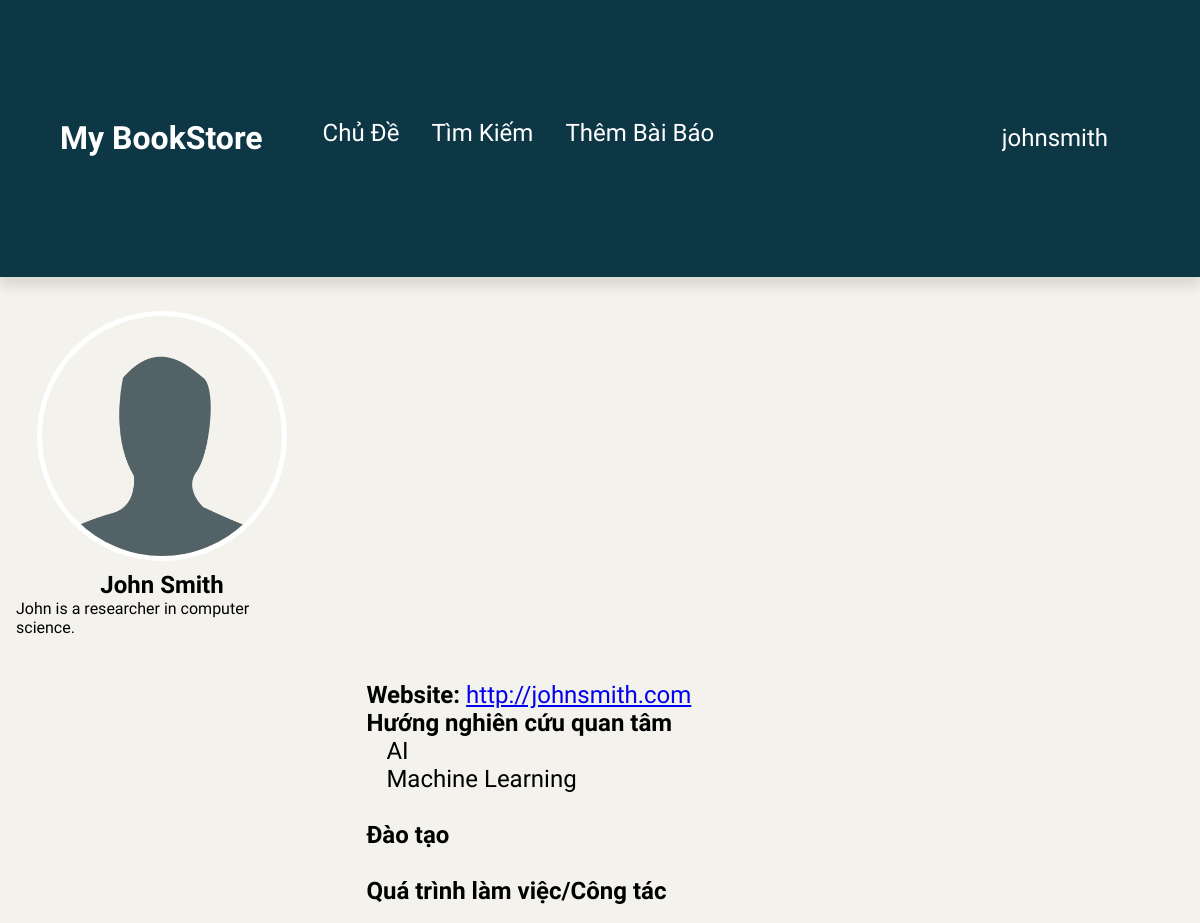
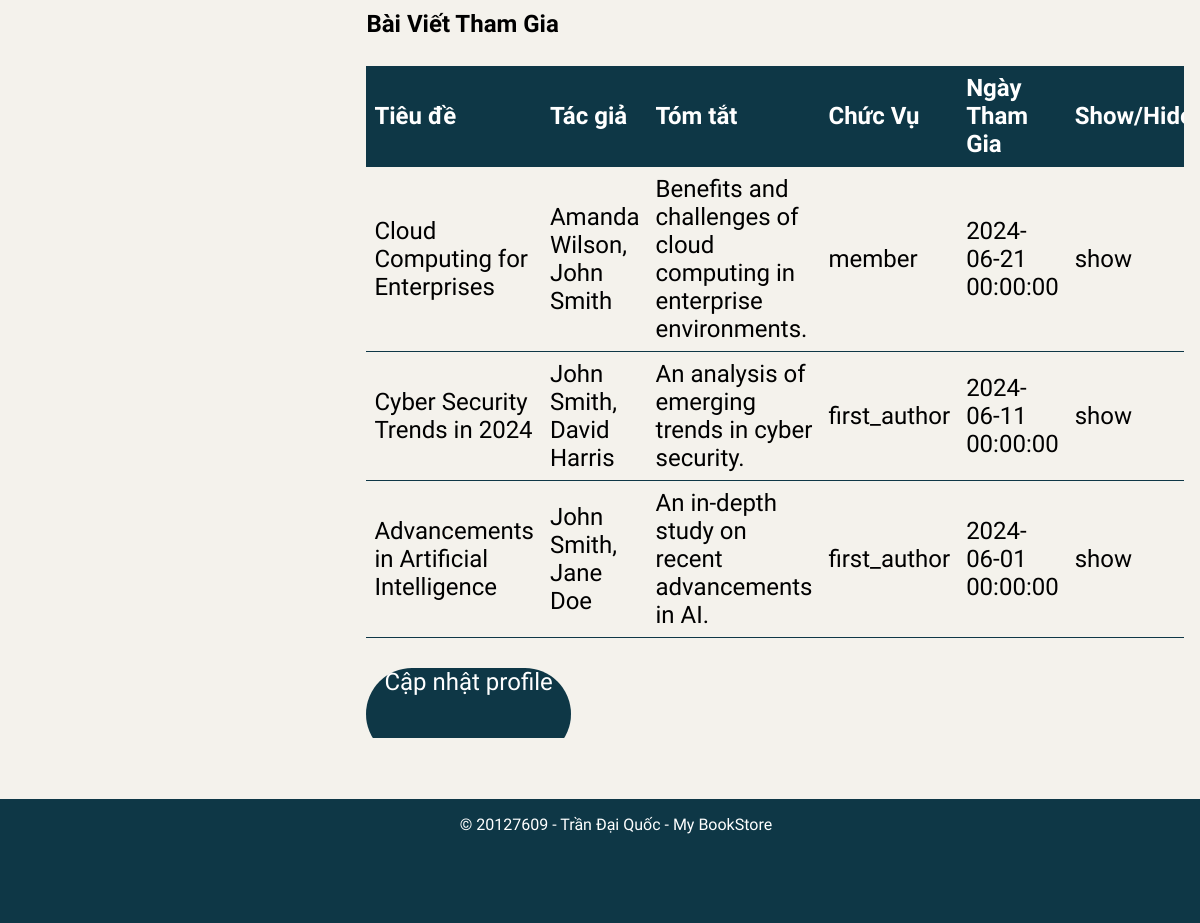
/index.php?action=viewprofile (signed in), run on the app's committed database (2 pictures, top to bottom).
### tables this page shows
CREATE TABLE AUTHORS (
    user_id INT PRIMARY KEY,
    full_name VARCHAR(255) NOT NULL,
    website VARCHAR(255),
    profile_json_text VARCHAR(4000),
    image_path VARCHAR(255),
    FOREIGN KEY (user_id) REFERENCES USERS(user_id)
);

CREATE TABLE PARTICIPATION (
    author_id INT NOT NULL,
    paper_id INT NOT NULL,
    role VARCHAR(30) NOT NULL,
    date_added DATETIME NOT NULL,
    status VARCHAR(10) NOT NULL,
    PRIMARY KEY (author_id, paper_id)
);

CREATE TABLE PAPERS (
    paper_id INT AUTO_INCREMENT PRIMARY KEY,
    title VARCHAR(255) NOT NULL,
    author_string_list VARCHAR(255) NOT NULL,
    abstract VARCHAR(1000) NOT NULL,
    conference_id INT NOT NULL,
    topic_id INT NOT NULL,
    user_id INT NOT NULL
);

### models/Authors.php (called while the page is built, shortened)
<?php
class Authors {
    public static function getAuthorByUserId($user_id) {
        $user_id = (int)$user_id;
        $db = getDB();
        $stmt = $db->prepare("SELECT * FROM AUTHORS WHERE user_id = ?");
        $stmt->bind_param('i',$user_id);
        $stmt->execute();
        $result = $stmt->get_result();
        return $result->fetch_assoc();
    }
}
?>

### controllers/Controller.php (called while the page is built, shortened)
<?php
class Controller
{
    public function loadView($view, $data = []) {
        include('views/layout.php');
    }
}
?>

### models/Papers.php (called while the page is built, shortened)
<?php
class Papers {
            ?>
            <?php
    public static function find($id) {
        $db = getDB();
        $sql = "SELECT DISTINCT p.*, pa.role, pa.date_added, pa.status " .
        "FROM PAPERS p ".
        "INNER JOIN PARTICIPATION pa ON p.paper_id = pa.paper_id ".
        "WHERE pa.author_id = ? ".
        "ORDER BY pa.date_added DESC";
        $stmt = $db->prepare($sql);
        $stmt->bind_param('i', $id);
        $stmt->execute();
        $result = $stmt->get_result();
        $papers = [];
        while ($row = $result->fetch_assoc()) {
            $papers[] = $row;
        }
        return $papers;
    }
}
?>

### views/author_profile.php (the view, shortened to what this page needs)
<link rel="stylesheet" href="public/css/author_profile.css">
<?php if (isset($author) && isset($profile)): ?>
    <div class="author-profile">
        <div class="leftpanel">
            <?php if($author['image_path'] != ""): ?>
                <img class= "profilepic" src="<?php echo "./public" . htmlspecialchars($author['image_path']); ?>" alt="Author Image" />
            <?php else:?>
                <img class= "profilepic" src="./public/images/profile-icon-empty.png" alt="Author Image" />
            <?php endif; ?>
            <h2><?php echo htmlspecialchars($author['full_name']); ?></h2>
            <?php if (!empty($profile['bio'])):
                $bio = htmlspecialchars($profile['bio']);?>
            <?php else:
                $bio = "Đây là người dùng mới!"?>
            <?php endif; ?>
            <p style="margin-bottom: 10vh;"><?php echo $bio; ?></p>
        </div>
        <div class="rightpanel">
            <p><b>Website: </b><a href="<?php echo htmlspecialchars($author['website']); ?>"><?php echo htmlspecialchars($author['website']); ?></a></p>
            <div class="profile-section">
                <ul>
                    <p><b>Hướng nghiên cứu quan tâm</b></p>
                    <?php if (!empty($profile['interests'])): ?>
                        <?php foreach ($profile['interests'] as $interest): ?>
                            <li><?php echo htmlspecialchars($interest); ?></li>
                        <?php endforeach; ?>
                    <?php endif; ?>
                    <br>
                    <p><b>Đào tạo</b></p>
                    <br>
                    <p><b>Quá trình làm việc/Công tác</b></p>
                    <br>
                </ul>
                <p><b>Bài Viết Tham Gia</b></p>
                <br>
                <table>
                    <thead>
                        <tr>
                            <th>Tiêu đề</th>
                            <th>Tác giả</th>
                            <th>Tóm tắt</th>
                            <th>Chức Vụ</th>
                            <th>Ngày Tham Gia</th>
                            <th>Show/Hide</th>
                        </tr>
                    </thead>
                    <tbody>
                        <?php foreach ($papers as $paper): ?>
                            <tr>
                                <td onclick="window.location.href='index.php?action=paperDetail&paper_id=<?php echo $paper['paper_id']; ?>'"><?php echo htmlspecialchars($paper['title']); ?></td>
                                <td onclick="window.location.href='index.php?action=paperDetail&paper_id=<?php echo $paper['paper_id']; ?>'"><?php echo htmlspecialchars($paper['author_string_list']); ?></td>
                                <td onclick="window.location.href='index.php?action=paperDetail&paper_id=<?php echo $paper['paper_id']; ?>'"><?php echo htmlspecialchars($paper['abstract']); ?></td>
                                <td onclick="window.location.href='index.php?action=paperDetail&paper_id=<?php echo $paper['paper_id']; ?>'"><?php echo htmlspecialchars($paper['role']); ?></td>
                                <td onclick="window.location.href='index.php?action=paperDetail&paper_id=<?php echo $paper['paper_id']; ?>'"><?php echo htmlspecialchars($paper['date_added']); ?></td>
                                <td onclick="window.location.href='index.php?action=changeStatus&author_id=<?php echo $author['user_id']; ?>&paper_id=<?php echo $paper['paper_id']; ?>&status=<?php echo $paper['status']; ?>'"><?php echo htmlspecialchars($paper['status']); ?></td>
                            </tr>
                        <?php endforeach; ?>
                    </tbody>
                </table>
            </div>
            <a href="index.php?action=editprofile" class="update-profile-button">Cập nhật profile</a>
        </div>
    </div>
<?php else: ?>
    <p>Không tìm thấy thông tin tác giả.</p>
<?php endif; ?>

### index.php (shortened to what this page needs)
<?php
$action = "";
if (isset($_REQUEST["action"]))
{
    $action = $_REQUEST["action"];
}
switch($action)
{
    case "viewprofile":
        $controller = new AuthorController();
        $controller->index();
        break;
}
?>

### controllers/AuthorController.php (shortened to what this page needs)
<?php
require_once('models/Authors.php');
require_once('models/Papers.php');
require_once('Controller.php');
class AuthorController extends Controller {
    public function index() {
        $user_id = $_SESSION['user']['user_id'];
        $author = Authors::getAuthorByUserId($user_id);
        if ($author) {
            $profile = json_decode($author['profile_json_text'], true);
            $papers = Papers::find($author['user_id']);
            $this->loadView('author_profile.php',  ['author' => $author, 'profile' => $profile, 'papers' => $papers]);
        } else {
            $error = "Không tìm thấy thông tin tác giả.";
            $this->loadView('author_profile.php',  ['error' => $error]);
        }
    }
}
?>

### views/layout.php (shortened to what this page needs)
<!DOCTYPE html>
<html lang="en">
<head>
    <link rel="stylesheet" href="public/css/layout.css">
</head>
<body>
    <header>
        <div class="headleft" style="display: flex;">
            <div id="logo">
                <a href="index.php?action=home">My BookStore</a>
            </div>
            <div class="features">
                <input type="submit" id="topicInput" value="Chủ Đề" onfocus="toggleTopicDropdown()">
            </div>
            <div class="features">
                <a href="index.php?action=search">Tìm Kiếm</a>
            </div>
            <div class="features">
                <a href="index.php?action=addForm">Thêm Bài Báo</a>
            </div>
        </div>
        <div class="headright">
            <?php if (isset($_SESSION['user'])): ?>
                <div id="login">
                    <input type="submit" id="account" value= <?php echo $_SESSION['user']['username']; ?> onfocus="toggleAccountDropdown()">
                </div>
            <?php else: ?>
                <div id="login">
                    <a href="index.php?action=login">Đăng Nhập</a>
                </div>
            <?php endif; ?>
        </div>
    </header>
    <main>
        <?php include($view); ?>
    </main>
    <footer>
        <p>&copy; 20127609 - Trần Đại Quốc - My BookStore</p>
    </footer>
</body>
</html>

### public/css/layout.css (style rules this page uses)
* { margin: 0; padding: 0; }
body { margin: 0; padding: 0; background-color: #f4f2ec; font-family: "Beiruti", sans-serif; }
h1, h2, h3, h4, h5, h6 { font-family: "Beiruti", sans-serif; }
p, li, a, button, input, textarea { font-family: "Beiruti", sans-serif; }
header { background-color: #0e3746; color: white; display: flex; justify-content: space-between; align-items: center; height:15vh; width:100%; z-index: 1; position: fixed; box-shadow: 0 10px 10px 0 rgba(0, 0, 0, 0.1); }
.headleft, .headright { margin:0 5%; }
#logo { font-size: 200%; font-weight:900; margin-right: 5vw; }
.features, #login { margin-right: 1rem; font-size: 150%; font-weight:300; margin-right: 2rem; }
header a { color: white; text-decoration: none; }
#topicInput, #account { background:none; border:none; font-size: inherit; font-weight: 100; font-family: inherit; font-size: inherit; font-weight: inherit; color: inherit; cursor: pointer; }
footer { background: #0e3746; color: white; text-align: center; padding: 1rem; position: fixed; height:5vh; width: 100%; bottom: 0; z-index: 1; }
main { position: absolute; top: 16vh; bottom: 10vh; left: 0; right: 0; padding: 1rem; overflow:auto; }

### public/css/author_profile.css (style rules this page uses)
.author-profile { width: 100%; overflow: hidden; }
.leftpanel { width: 25%; float: left; display: flex; flex-direction: column; align-items: center; }
.profilepic { width: 20vw; height: 20vw; border-radius: 50%; border: 5px solid white; object-fit: cover; }
.leftpanel h2 { margin-top: 10px; }
.rightpanel { font-size:150%; margin-top:20vh; width: 70%; float: right; display: flex; flex-direction: column; align-items: left; }
ul { list-style: none; }
li { margin-left: 20px; }
table { border-collapse: collapse; padding:0 10px 0 10px; }
thead { background-color: #0e3746; color: white; }
tr { cursor: pointer; }
th, td { text-align: left; padding: 8px; border-bottom: 0.5px solid #0e3746; }
.update-profile-button { margin-top: 30px; display: inline-block; width: 25%; height:5vh; background-color: #0e3746; color: white; text-decoration: none; border-radius: 50px; cursor: pointer; text-align: center; transition: background-color 0.3s ease; }

### data on the page
authors: image_path (picture), full_name "John Smith", website "http://johnsmith.com"
participation: paper.title "Cloud Computing for Enterprises", paper.author_string_list "Amanda Wilson, John Smith", paper.abstract "Benefits and challenges of cloud computing in enterprise environments.", role "member", date_added "2024-06-21 00:00:00", status "show"
participation: paper.title "Cyber Security Trends in 2024", paper.author_string_list "John Smith, David Harris", paper.abstract "An analysis of emerging trends in cyber security.", role "first_author", date_added "2024-06-11 00:00:00", status "show"
participation: paper.title "Advancements in Artificial Intelligence", paper.author_string_list "John Smith, Jane Doe", paper.abstract "An in-depth study on recent advancements in AI.", role "first_author", date_added "2024-06-01 00:00:00", status "show"

### other printed values
$bio "John is a researcher in computer science."
$interest "AI"
$interest "Machine Learning"
